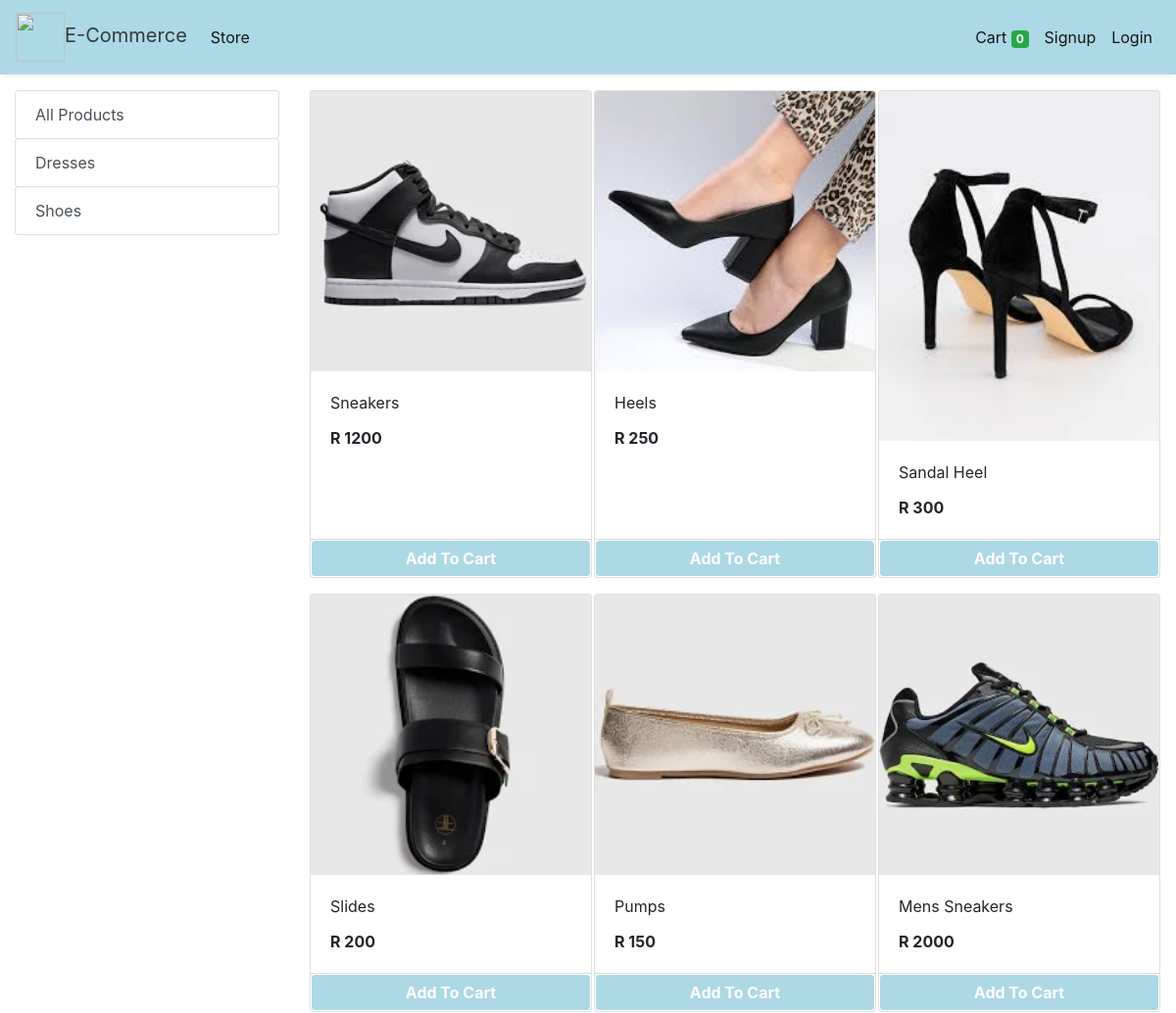
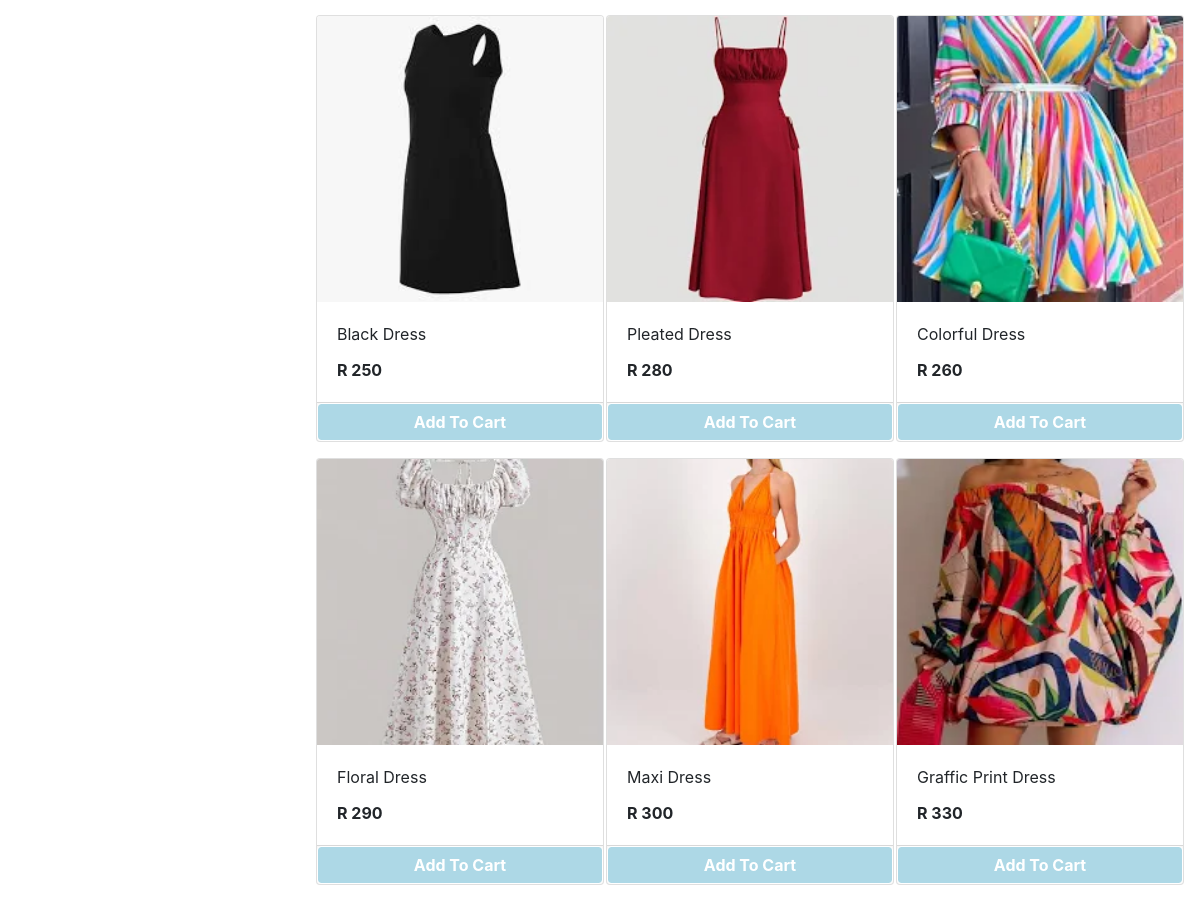
The app's page /store with its own data (2 pictures, top to bottom).
### store/models/category.py (models this page shows, shortened)
class Category(models.Model):
    name= models.CharField(max_length=50)
    @staticmethod
    def get_all_categories():
        return Category.objects.all()

### store/models/product.py (models this page shows, shortened)
class Products(models.Model):
    name = models.CharField(max_length=60)
    price= models.IntegerField(default=0)
    category= models.ForeignKey(Category,on_delete=models.CASCADE,default=1 )
    description= models.CharField(max_length=250, default='', blank=True, null= True)
    image= models.ImageField(upload_to='uploads/products/')
    @staticmethod
    def get_all_products():
        return Products.objects.all()

### store/views/home.py (the view)
# urls.py: path('' , include('store.urls'))
def store(request):
    cart = request.session.get('cart')
    if not cart:
        request.session['cart'] = {}
    products = None
    categories = Category.get_all_categories()
    categoryID = request.GET.get('category')
    if categoryID:
        products = Products.get_all_products_by_categoryid(categoryID)
    else:
        products = Products.get_all_products();
    data = {}
    data['products'] = products
    data['categories'] = categories
    print('you are : ', request.session.get('email'))
    return render(request, 'index.html', data)

### store/templatetags/cart.py (called while the page is built)
@register.filter (name='is_in_cart')
def is_in_cart(product, cart):
    keys = cart.keys ()
    for id in keys:
        if int (id) == product.id:
            return True
    return False;

### store/templatetags/custom_filter.py (called while the page is built)
@register.filter(name='currency')
def currency(number):
    return "R "+str(number)

### store/templates/index.html (shortened to what this page needs)
{% extends 'base.html' %}
{% block content %}
{% load cart %}
{% load custom_filter %}
<div class="container-fluid mt-3">
	<div class="row">
		<div class="col-lg-3 mx-auto">
			<div class="list-group">
				<a href="/" class="list-group-item list-group-item-action btn btn-outline-success">All Products</a>
				{% for category in categories %}
				<a href="/?category={{category.id}}"
					class="list-group-item list-group-item-action btn btn-outline-success ">{{category.name}}</a>
				{% endfor %}
			</div>
		</div>
		<div id='products' class="col-lg-9 mx-auto">
			<div class="row mx-auto">
				{% for product in products %}
				<div class="card mx-auto mb-3" id={{product.id}} style="width: 18rem;">
					<img class="card-img-top" src="{{product.image.url}}" alt="Card image cap">
					<div class="card-body">
						<p class="card-title">{{product.name}}</p>
						<p class="card-text"><b>{{product.price|currency}}</b></p>
					</div>
					<div class="card-footer p-0 no-gutters">
						{% if product|is_in_cart:request.session.cart %}
						<div class="row no-gutters">
							<form action="/#{{product.id}}" class="col-2 " method="post">
								{% csrf_token %}
								<input hidden type="text" name='product' value='{{product.id}}'>
								<input hidden type="text" name='remove' value='True'>
								<input type="submit" value=" - " class="btn btn-block btn-success border-right">
							</form>
							<div class="text-center col btn btn-success">{{product|cart_quantity:request.session.cart}} in Cart</div>
							<form action="/#{{product.id}}" class="col-2 " method="post">
								{% csrf_token %}
								<input hidden type="text" name='product' value='{{product.id}}'>
								<input type="submit" value=" + " class="btn btn-block btn-success border-left">
							</form>
						</div>
						{% else %}
						<form action="/#{{product.id}}" method="POST" class="btn-block">
							<input type="submit" class="float-right btn btn-success form-control" style="background-color:lightblue;border-color: white;font-weight: bolder;"
                    value="Add To Cart">
						</form>
						{% endif %}
					</div>
				</div>
				{% endfor %}
			</div>
		</div>
	</div>
</div>
{% endblock %}

### store/templates/base.html (shortened to what this page needs)
<!doctype html>
<html lang="en">
  {% load static %}
<head>
  <link rel="stylesheet" href="https://maxcdn.bootstrapcdn.com/bootstrap/4.0.0/css/bootstrap.min.css"
>
</head>
<body>
<nav class="one-edge-shadow
  navbar navbar-light
  sticky-top navbar
  navbar-expand-lg
  text-white">
    <a class="navbar-brand ms-3 text-dark " href="/">
    <link rel="stylesheet" href="https://use.fontawesome.com/releases/v5.7.0/css/all.css">
    <img src="https://www.freepnglogos.com/uploads/shopping-cart-png/shopping-cart-svg-png-icon-download-28.png" style="width:50px;height:50px;color:text-light;">E-Commerce</a>
    <div class="collapse navbar-collapse" id="navbarSupportedContent">
      <ul class="navbar-nav mr-auto">
        <li class="nav-item active">
          <a class="nav-link" href="/store">Store <span class="sr-only">(current)</span></a>
        </li>
          </ul>
      <ul class=" navbar-nav my-2 my-lg-0">
        <li class="nav-item active">
          <a class="nav-link" href="/cart">Cart
            <span class="badge badge-success">{{request.session.cart.keys|length}}</span>
            <span class="sr-only">(current)</span></a>
        </li>
        {% if request.session.customer %}
        <li class="nav-item active ">
          <a class="nav-link" href="/orders">Orders<span class="sr-only">(current)</span></a>
        </li>
        <li class="nav-item active ">
          <a class="nav-link" href="/logout">Logout<span class="sr-only">(current)</span></a>
        </li>
        {% else %}
        <li class="nav-item active">
          <a class="nav-link" href="/signup">Signup<span class="sr-only">(current)</span></a>
        </li>
        <li class="nav-item active">
          <a class="nav-link" href="/login">Login<span class="sr-only">(current)</span></a>
        </li>
        {% endif %}
      </ul>
    </div>
  </nav>
  {% block content %}{% endblock %}
</body>
</html>

### store/templates/base.html (style rules this page uses)
nav { background-color: lightblue; }
.one-edge-shadow { box-shadow: 0 8px 2px -5px rgb(246, 245, 245); }

### records on screen
Category: name "Dresses"
Category: name "Shoes"
Products: {{ product.id }} 1 (drawn), image (picture), name "Sneakers", price "R 1200"
Products: image (picture), name "Heels", price "R 250"
Products: image (picture), name "Sandal Heel", price "R 300"
Products: image (picture), name "Slides", price "R 200"
Products: image (picture), name "Pumps", price "R 150"
Products: image (picture), name "Mens Sneakers", price "R 2000"
Products: image (picture), name "Black Dress", price "R 250"
Products: image (picture), name "Pleated Dress", price "R 280"
Products: image (picture), name "Colorful Dress", price "R 260"
Products: image (picture), name "Floral Dress", price "R 290"
Products: image (picture), name "Maxi Dress", price "R 300"
Products: image (picture), name "Graffic Print Dress", price "R 330"

### other values on screen
{{ request.session.cart.keys|length }} "0"
